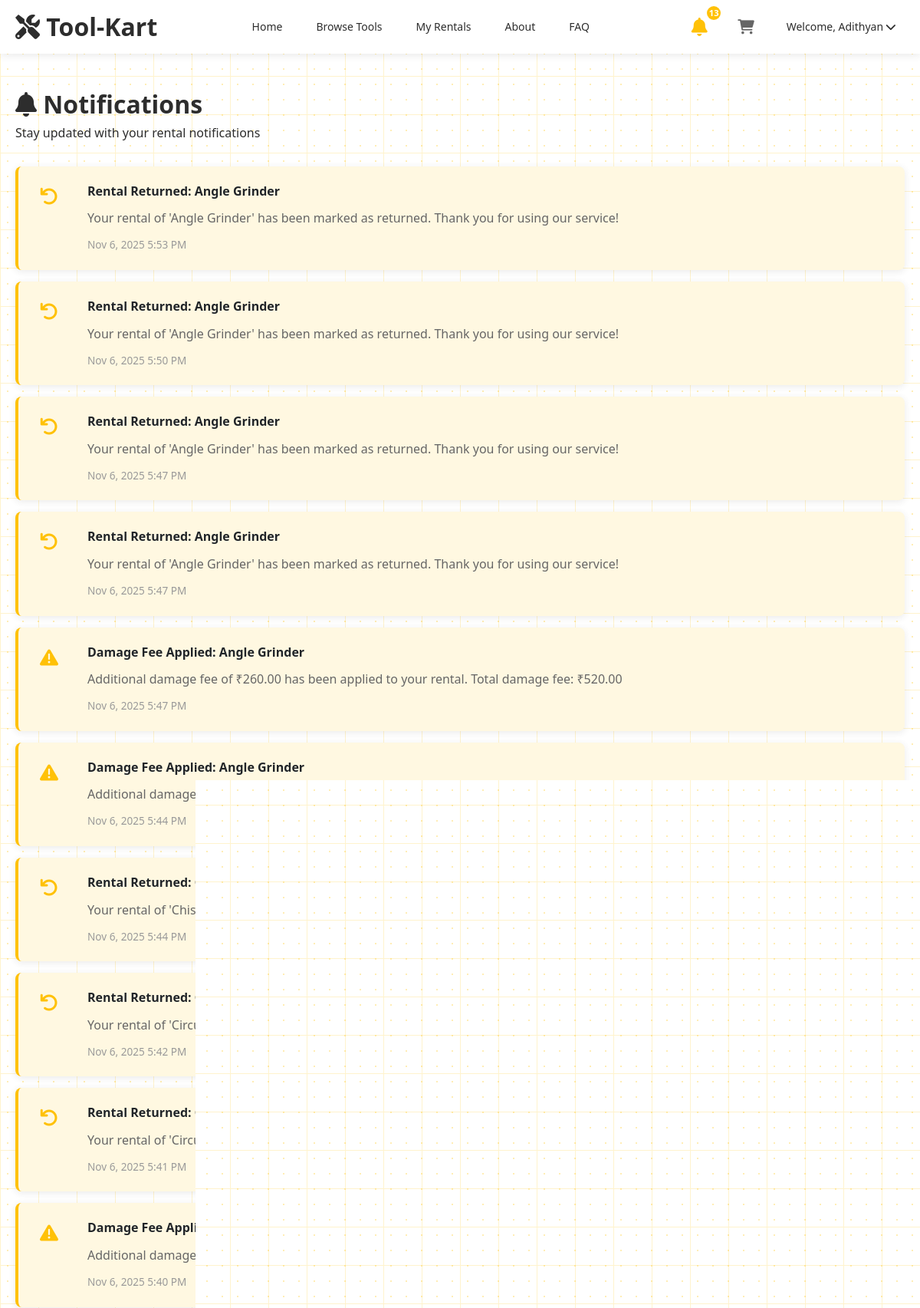
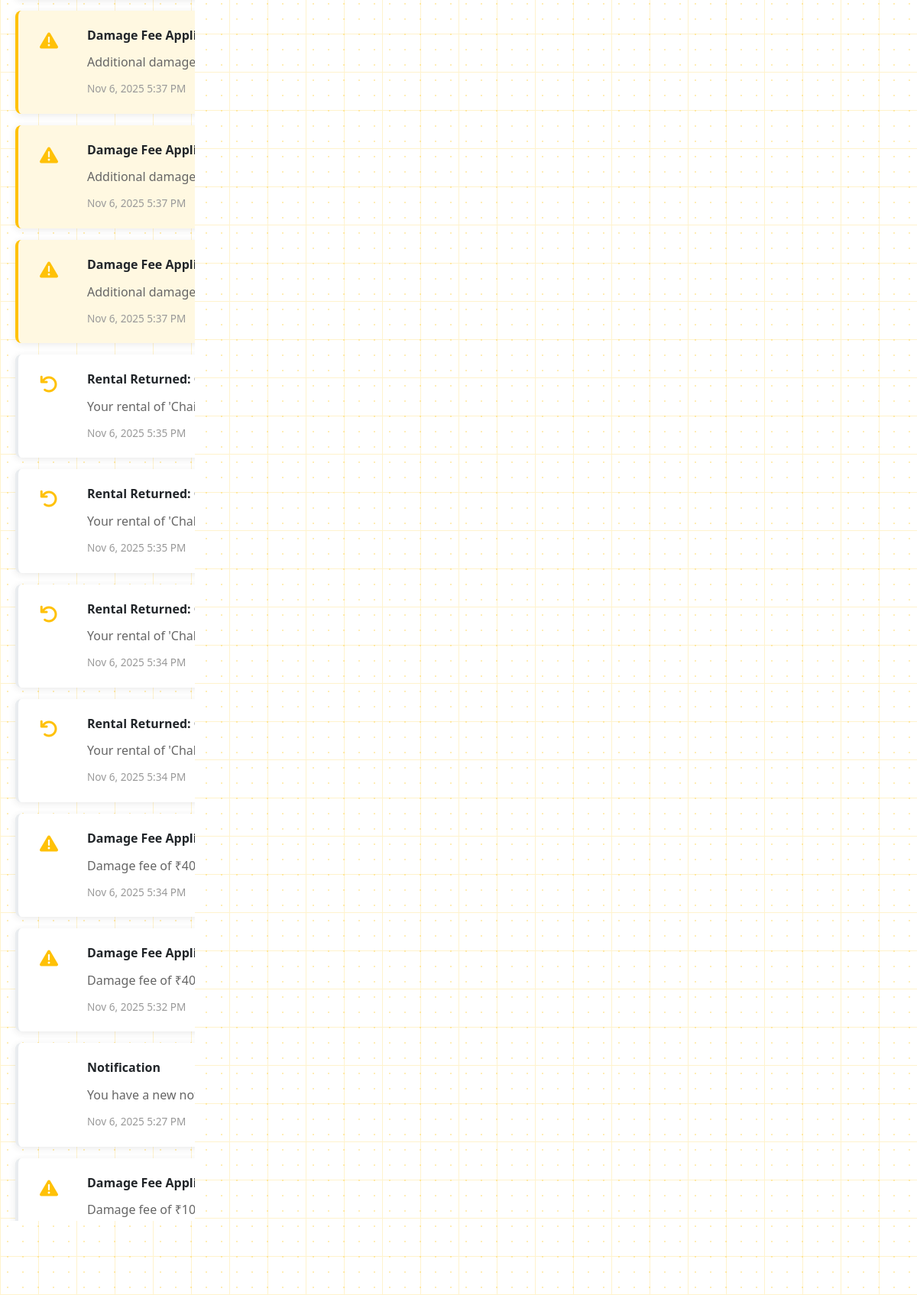
Page /notifications.php (signed in, upper part) on the committed database (2 pictures, top to bottom).
### tables this page shows
CREATE TABLE `notifications` (
  `id` int(11) NOT NULL,
  `user_id` int(11) NOT NULL,
  `tool_id` int(11) NOT NULL,
  `notification_type` enum('availability','return_date','special_offer','damage_fine','late_fine','returned') DEFAULT NULL,
  `message` text DEFAULT NULL,
  `is_read` tinyint(1) DEFAULT 0,
  `created_at` timestamp NOT NULL DEFAULT current_timestamp()
);

CREATE TABLE `tools` (
  `tool_id` int(11) NOT NULL,
  `name` varchar(200) NOT NULL,
  `description` text DEFAULT NULL,
  `category_id` int(11) DEFAULT NULL,
  `daily_rate` decimal(10,2) NOT NULL,
  `actual_price` decimal(10,2) NOT NULL,
  `quantity_available` int(11) DEFAULT 1,
  `brand` varchar(100) DEFAULT NULL,
  `model` varchar(100) DEFAULT NULL,
  `image_url` varchar(255) DEFAULT NULL,
  `status` enum('active','inactive','maintenance') DEFAULT 'active',
  `is_featured` tinyint(1) DEFAULT 0,
  `is_common` tinyint(1) DEFAULT 0,
  `created_at` timestamp NOT NULL DEFAULT current_timestamp(),
  `updated_at` timestamp NOT NULL DEFAULT current_timestamp() ON UPDATE current_timestamp()
);

### notifications.php (the view, shortened to what this page needs)
<?php
require_once 'includes/db_connect.php';
$user_id = $_SESSION['user_id'];
$notifications_query = "SELECT n.*, t.name as tool_name FROM notifications n
                       JOIN tools t ON n.tool_id = t.tool_id
                       WHERE n.user_id = ? AND n.notification_type != 'availability_request'
                       ORDER BY n.created_at DESC";
$notifications_stmt = $conn->prepare($notifications_query);
$notifications_stmt->bind_param("i", $user_id);
$notifications_stmt->execute();
$notifications_result = $notifications_stmt->get_result();
include 'includes/header.php';
?>
<div class="container">
    <div class="main-content">
        <h1><i class="fas fa-bell"></i> Notifications</h1>
        <p class="mb-3">Stay updated with your rental notifications</p>
        <?php if ($notifications_result->num_rows > 0): ?>
            <div class="notifications-list">
                <?php while ($notification = $notifications_result->fetch_assoc()): ?>
                    <div class="notification-card <?php echo $notification['is_read'] ? '' : 'unread'; ?>">
                        <a href="tool_details.php?id=<?php echo $notification['tool_id']; ?>" class="notification-link">
                            <div class="notification-header">
                                <div class="notification-icon">
                                    <?php if ($notification['notification_type'] == 'availability'): ?>
                                        <i class="fas fa-box-open"></i>
                                    <?php elseif ($notification['notification_type'] == 'return_date'): ?>
                                        <i class="fas fa-calendar-check"></i>
                                    <?php elseif ($notification['notification_type'] == 'returned'): ?>
                                        <i class="fas fa-undo"></i>
                                    <?php elseif ($notification['notification_type'] == 'damage_fine'): ?>
                                        <i class="fas fa-exclamation-triangle"></i>
                                    <?php elseif ($notification['notification_type'] == 'late_fine'): ?>
                                        <i class="fas fa-clock"></i>
                                    <?php elseif ($notification['notification_type'] == 'special_offer'): ?>
                                        <i class="fas fa-tag"></i>
                                    <?php endif; ?>
                                </div>
                                <div class="notification-content">
                                    <h4>
                                        <?php
                                        switch ($notification['notification_type']) {
                                            case 'returned':
                                                echo "Rental Returned: " . htmlspecialchars($notification['tool_name']);
                                                break;
                                            case 'damage_fine':
                                                echo "Damage Fee Applied: " . htmlspecialchars($notification['tool_name']);
                                                break;
                                            default:
                                                echo "Notification";
                                        }
                                        ?>
                                    </h4>
                                    <p class="notification-message">
                                        <?php
                                        if (!empty($notification['message'])) {
                                            echo htmlspecialchars($notification['message']);
                                        } else {
                                            switch ($notification['notification_type']) {
                                                default:
                                                    echo "You have a new notification.";
                                            }
                                        }
                                        ?>
                                    </p>
                                    <small class="notification-time">
                                        <?php echo date('M j, Y g:i A', strtotime($notification['created_at'])); ?>
                                    </small>
                                </div>
                            </div>
                        </a>
                    </div>
                <?php endwhile; ?>
            </div>
        <?php endif; ?>
    </div>
</div>
<?php include 'includes/footer.php'; ?>

### assets/css/style.css (style rules this page uses)
* { margin: 0; padding: 0; box-sizing: border-box; }
html { scroll-behavior: smooth; }
body { font-family: 'Segoe UI', Tahoma, Geneva, Verdana, sans-serif; background-color: #FFFFFF; color: #2D2D2D; line-height: 1.6; position: relative; overflow-x: hidden; }
:root { --primary-white: #FFFFFF; --primary-gray: #2D2D2D; --accent-yellow: #FFC107; --light-gray: #F8F9FA; --border-gray: #E9ECEF; --shadow-light: 0 2px 10px rgba(45, 45, 45, 0.1); --shadow-medium: 0 4px 20px rgba(45, 45, 45, 0.15); --border-radius: 8px; --transition: all 0.3s ease; }
.container { max-width: 1200px; margin: 0 auto; padding: 0 20px; }
.main-content { min-height: calc(100vh - 200px); padding: 20px 0; position: relative; z-index: 2; }
.main-content { min-height: calc(100vh - 200px); padding: 20px 0; }
.mb-3 { margin-bottom: 30px; }
.main-content { position: relative; z-index: 2; }
.container { max-width: 1200px; margin: 0 auto; padding: 0 20px; box-sizing: border-box; }

### includes/header.php (style rules this page uses)
.notification-icon { position: relative; display: inline-block; color: #666; font-size: 1.2rem; margin-right: 15px; text-decoration: none; transition: color 0.3s; }

### notifications.php (style rules this page uses)
.notifications-list { display: flex; flex-direction: column; gap: 15px; }
.notification-card { background: white; border-radius: var(--border-radius); box-shadow: var(--shadow-light); padding: 20px; border-left: 4px solid var(--border-gray); transition: var(--transition); position: relative; }
.notification-card.unread { border-left-color: var(--accent-yellow); background-color: #fff8e1; }
.notification-header { display: flex; gap: 15px; }
.notification-icon { font-size: 1.5rem; color: var(--accent-yellow); min-width: 40px; text-align: center; }
.notification-content h4 { margin: 0 0 10px 0; color: #212529; }
.notification-message { margin: 0 0 10px 0; color: #666; line-height: 1.5; }
.notification-time { color: #999; font-size: 0.85rem; }
.notification-link { text-decoration: none; color: inherit; display: block; position: relative; }
.notification-link::before { content: ''; position: absolute; top: 0; left: 0; right: 0; bottom: 0; z-index: 1; }

### rows in the picture
notifications: notification_type "returned" (drawn), tool.name "Angle Grinder", message "Your rental of 'Angle Grinder' has been marked as returned. Thank you for using our service!", created_at "Nov 6, 2025 5:53 PM"
notifications: notification_type "returned" (drawn), tool.name "Angle Grinder", message "Your rental of 'Angle Grinder' has been marked as returned. Thank you for using our service!", created_at "Nov 6, 2025 5:50 PM"
notifications: notification_type "returned" (drawn), tool.name "Angle Grinder", message "Your rental of 'Angle Grinder' has been marked as returned. Thank you for using our service!", created_at "Nov 6, 2025 5:47 PM"
notifications: notification_type "returned" (drawn), tool.name "Angle Grinder", message "Your rental of 'Angle Grinder' has been marked as returned. Thank you for using our service!", created_at "Nov 6, 2025 5:47 PM"
notifications: notification_type "damage_fine" (drawn), tool.name "Angle Grinder", message "Additional damage fee of ₹260.00 has been applied to your rental. Total damage fee: ₹520.00", created_at "Nov 6, 2025 5:47 PM"
notifications: notification_type "damage_fine" (drawn), tool.name "Angle Grinder", message "Additional damage fee of ₹260.00 has been applied to your rental. Total damage fee: ₹260.00", created_at "Nov 6, 2025 5:44 PM"
notifications: notification_type "returned" (drawn), tool.name "Chisel Set", message "Your rental of 'Chisel Set' has been marked as returned. Thank you for using our service!", created_at "Nov 6, 2025 5:44 PM"
notifications: notification_type "returned" (drawn), tool.name "Circuit Tester", message "Your rental of 'Circuit Tester' has been marked as returned. Thank you for using our service!", created_at "Nov 6, 2025 5:42 PM"
notifications: notification_type "returned" (drawn), tool.name "Circuit Tester", message "Your rental of 'Circuit Tester' has been marked as returned. Thank you for using our service!", created_at "Nov 6, 2025 5:41 PM"
notifications: notification_type "damage_fine" (drawn), tool.name "Chisel Set", message "Additional damage fee of ₹120.00 has been applied to your rental. Total damage fee: ₹360.00", created_at "Nov 6, 2025 5:40 PM"
notifications: notification_type "damage_fine" (drawn), tool.name "Chisel Set", message "Additional damage fee of ₹120.00 has been applied to your rental. Total damage fee: ₹240.00", created_at "Nov 6, 2025 5:37 PM"
notifications: notification_type "damage_fine" (drawn), tool.name "Chisel Set", message "Additional damage fee of ₹120.00 has been applied to your rental. Total damage fee: ₹120.00", created_at "Nov 6, 2025 5:37 PM"
notifications: notification_type "damage_fine" (drawn), tool.name "Circuit Tester", message "Additional damage fee of ₹60.00 has been applied to your rental. Total damage fee: ₹60.00", created_at "Nov 6, 2025 5:37 PM"
notifications: notification_type "returned" (drawn), tool.name "Chainsaw", message "Your rental of 'Chainsaw' has been marked as returned. Thank you for using our service!", created_at "Nov 6, 2025 5:35 PM"
notifications: notification_type "returned" (drawn), tool.name "Chalk Line", message "Your rental of 'Chalk Line' has been marked as returned. Thank you for using our service!", created_at "Nov 6, 2025 5:35 PM"
notifications: notification_type "returned" (drawn), tool.name "Chalk Line", message "Your rental of 'Chalk Line' has been marked as returned. Thank you for using our service!", created_at "Nov 6, 2025 5:34 PM"
notifications: notification_type "returned" (drawn), tool.name "Chalk Line", message "Your rental of 'Chalk Line' has been marked as returned. Thank you for using our service!", created_at "Nov 6, 2025 5:34 PM"
notifications: notification_type "damage_fine" (drawn), tool.name "Chalk Line", message "Damage fee of ₹40.00 has been applied to your rental.", created_at "Nov 6, 2025 5:34 PM"
notifications: notification_type "damage_fine" (drawn), tool.name "Chalk Line", message "Damage fee of ₹40.00 has been applied to your rental.", created_at "Nov 6, 2025 5:32 PM"
notifications: notification_type "Notification", created_at "Nov 6, 2025 5:27 PM"
notifications: notification_type "damage_fine" (drawn), tool.name "Chainsaw", message "Damage fee of ₹10.00 has been applied to your rental.", created_at "Nov 6, 2025 5:26 PM"

### other values in the picture
$notification_count "13"
$_SESSION['first_name'] "Adithyan"
